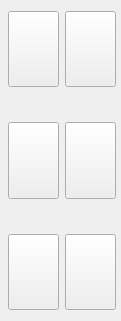
   <widget class="QWidget" name="horizontalLayoutWidget_4">
    <property name="geometry">
     <rect>
      <x>500</x>
      <y>80</y>
      <width>121</width>
      <height>321</height>
     </rect>
    </property>
    <layout class="QHBoxLayout" name="horizontalLayout_2">
     <property name="leftMargin">
      <number>8</number>
     </property>
     <property name="rightMargin">
      <number>5</number>
     </property>
     <item>
      <layout class="QVBoxLayout" name="verticalLayout_4" stretch="0,0,0">
       <property name="spacing">
        <number>35</number>
       </property>
       <item>
        <widget class="QPushButton" name="sup5_subslot1">
         <property name="sizePolicy">
          <sizepolicy hsizetype="Minimum" vsizetype="Ignored">
           <horstretch>0</horstretch>
           <verstretch>0</verstretch>
          </sizepolicy>
         </property>
         <property name="text">
          <string/>
         </property>
        </widget>
       </item>
       <item>
        <widget class="QPushButton" name="sup5_subslot3">
         <property name="sizePolicy">
          <sizepolicy hsizetype="Minimum" vsizetype="Ignored">
           <horstretch>0</horstretch>
           <verstretch>0</verstretch>
          </sizepolicy>
         </property>
         <property name="text">
          <string/>
         </property>
        </widget>
       </item>
       <item>
        <widget class="QPushButton" name="sup5_subslot5">
         <property name="sizePolicy">
          <sizepolicy hsizetype="Minimum" vsizetype="Ignored">
           <horstretch>0</horstretch>
           <verstretch>0</verstretch>
          </sizepolicy>
         </property>
         <property name="text">
          <string/>
         </property>
        </widget>
       </item>
      </layout>
     </item>
     <item>
      <layout class="QVBoxLayout" name="verticalLayout_7" stretch="5,5,5">
       <property name="spacing">
        <number>35</number>
       </property>
       <item>
        <widget class="QPushButton" name="sup5_subslot2">
         <property name="sizePolicy">
          <sizepolicy hsizetype="Minimum" vsizetype="Ignored">
           <horstretch>0</horstretch>
           <verstretch>0</verstretch>
          </sizepolicy>
         </property>
         <property name="text">
          <string/>
         </property>
        </widget>
       </item>
       <item>
        <widget class="QPushButton" name="sup5_subslot4">
         <property name="sizePolicy">
          <sizepolicy hsizetype="Minimum" vsizetype="Ignored">
           <horstretch>0</horstretch>
           <verstretch>0</verstretch>
          </sizepolicy>
         </property>
         <property name="text">
          <string/>
         </property>
        </widget>
       </item>
       <item>
        <widget class="QPushButton" name="sup5_subslot6">
         <property name="sizePolicy">
          <sizepolicy hsizetype="Minimum" vsizetype="Ignored">
           <horstretch>0</horstretch>
           <verstretch>0</verstretch>
          </sizepolicy>
         </property>
         <property name="text">
          <string/>
         </property>
        </widget>
       </item>
      </layout>
     </item>
    </layout>
   </widget>
